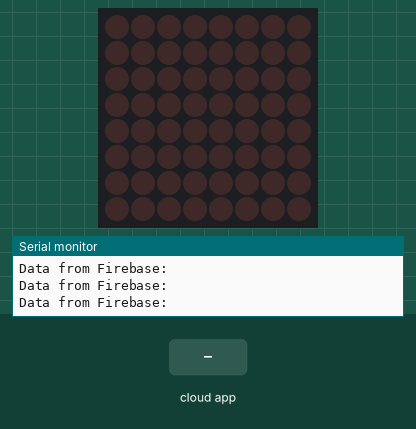
Simulated run of this sketch. Board: ESP32. Parts: 8×8 LED matrix, the last lines printed to the serial monitor. The inputs (shaded band) are chosen by the test bench. WiFi joins after 1.5 s; servers stay silent unless stated; the Firebase database answers and starts empty.

Above: at 2.7 s.
2.8 s: the phone or cloud app sets int to 0
At 2.9 s:
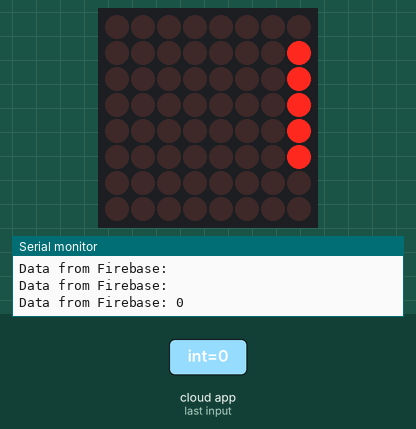
4.6 s: the phone or cloud app sets int to 1
At 5.6 s:
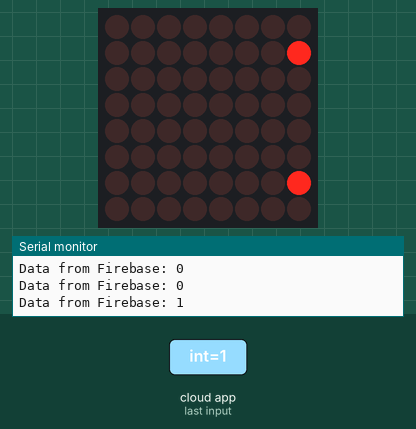

Measured:
- after the input at 2.8 s, the display: changes after 0.06 s (image 1)

The sketch:

matrix_8x8_Led_LIVE.ino
```cpp
#include <Arduino.h>
#include <WiFi.h>
#include <FirebaseESP32.h>
#include <SPI.h>
#include <MD_Parola.h>
#include <MD_MAX72xx.h>

#define HARDWARE_TYPE MD_MAX72XX::FC16_HW
#define MAX_DEVICES 1
#define CS_PIN 5

MD_Parola P = MD_Parola(HARDWARE_TYPE, CS_PIN, MAX_DEVICES);

#define FIREBASE_HOST "URL"
#define FIREBASE_AUTH "API"

#define WIFI_SSID "TP_Link"
#define WIFI_PASSWORD "PASS"

FirebaseData fbdo;

void setup() {
  portMUX_TYPE mux = portMUX_INITIALIZER_UNLOCKED;
  Serial.begin(115200);
  WiFi.begin(WIFI_SSID, WIFI_PASSWORD);
  Serial.print("Connecting to Wi-Fi");
  while (WiFi.status() != WL_CONNECTED) {
    Serial.print(".");
    delay(300);
  }
  Serial.println();
  Serial.print("Connected with IP: ");
  Serial.println(WiFi.localIP());
  Serial.println();

  Firebase.begin(FIREBASE_HOST, FIREBASE_AUTH);
  Firebase.reconnectWiFi(true);

  P.begin();
}

bool displayNeedsClearing = true; // Flag to track if the display needs to be cleared
bool dataFetched = false;
String valueFromDB;

void loop() {
  if (!dataFetched){
    if (Firebase.getString(fbdo, "/test/int")){
      valueFromDB = fbdo.stringData();

      // Debug: Check if data is fetched from Firebase
      Serial.print("Data from Firebase: ");
      Serial.println(valueFromDB);

      if (displayNeedsClearing) {
        P.displayClear(); // Clear the display only when necessary
        P.displayText(valueFromDB.c_str(), PA_CENTER, 100, 0, PA_SCROLL_LEFT, PA_SCROLL_LEFT);
        displayNeedsClearing = false; // Reset the flag
      }
      dataFetched = true;
    } else {
      // Debug: Check for errors in fetching data from Firebase
      Serial.print("Failed to get data from Firebase. Error: ");
      Serial.println(fbdo.errorReason());
    }
  }

  if (P.displayAnimate()) {
    displayNeedsClearing = true; // Set the flag to indicate that the display needs to be cleared before displaying new content
    P.displayReset();
    dataFetched = false;
  }
}
```
